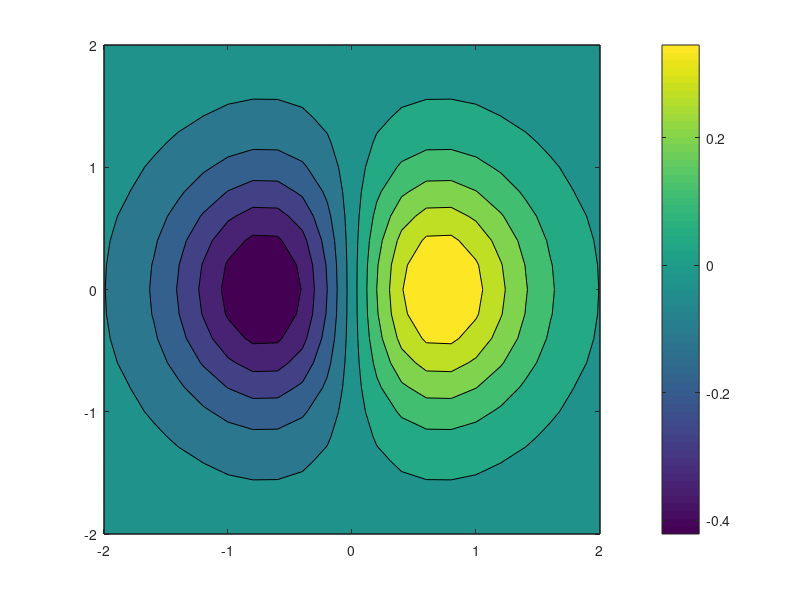

Recreate this plot in MATLAB. (Note: this script raises an error after producing the figure.)
% Test script for beautify_figure.m
% This script will test various functionalities of beautify_figure.m
% focusing on new and previously untested scenarios.
% -------------------------------------------------------------------------
% USER INSTRUCTIONS:
%
% Purpose:
%   This script tests functionalities of `beautify_figure.m` that were
%   not covered by the original test script. It generates various plots,
%   applies specific beautification settings relevant to the test case,
%   and saves 'original' and 'beautified' versions of these plots as PNG
%   images for visual comparison.
%
% Prerequisites:
%   1. Ensure `beautify_figure.m` is on the MATLAB path or in the same
%      directory as this test script.
%   2. Ensure `old_test_beautify_figure.m` (the renamed original test script)
%      is also available if any reference is needed, though this script
%      is designed to be self-contained with new tests.
%
% How to Run:
%   1. Open this file (`test_beautify_figure.m`) in the MATLAB Editor.
%   2. Click the "Run" button, or type `test_beautify_figure` in the
%      MATLAB Command Window and press Enter.
%
% What to Expect:
%   - The script will execute a series of new test cases. Console messages
%     will indicate the progress.
%   - "Original" and "Beautified" figures for each test case will be
%     saved as PNG images in a subdirectory named 'test_beautify_output_new'.
%   - At the end, a "New Test Script Complete" message will be displayed.
%
% Interpreting Results:
%   - Visually compare the 'original' and 'beautified' PNG images for each
%     test case in the 'test_beautify_output_new' directory.
%   - Check for any error messages in the MATLAB Command Window.
%
% -------------------------------------------------------------------------

%% Setup
% Add necessary paths (if beautify_figure.m is not in the current path)
% curr_dir = fileparts(mfilename('fullpath'));
% addpath(curr_dir); % Assuming beautify_figure.m is in the same directory

% Create an output directory for saved figures
output_dir_new = 'test_beautify_output_new';
if ~exist(output_dir_new, 'dir')
    mkdir(output_dir_new);
end
fprintf('New test figures will be saved in: %s\n', fullfile(pwd, output_dir_new));

% Initialize test case counter
test_case_num = 1;

%% Helper Functions
function save_comparison_figure_new(fig_handle, test_name_str, stage_str, out_dir_str)
% stage_str can be 'original' or 'beautified'
if ~ishandle(fig_handle) || ~strcmp(get(fig_handle, 'Type'), 'figure')
    fprintf('ERROR (save_comparison_figure_new): Invalid figure handle for test: %s, stage: %s.\n', test_name_str, stage_str);
    return;
end

filename_str = fullfile(out_dir_str, sprintf('%s_%s.png', test_name_str, stage_str));
try
    drawnow;
    original_visibility_str = get(fig_handle, 'Visible');
    if strcmp(original_visibility_str, 'off')
        set(fig_handle, 'Visible', 'on');
        drawnow; % Allow figure to render if it was off
    end
    saveas(fig_handle, filename_str);
    fprintf('Saved: %s\n', filename_str);
    if strcmp(original_visibility_str, 'off') % Restore visibility if changed
        set(fig_handle, 'Visible', 'off');
    end
catch ME_save
    fprintf('ERROR (save_comparison_figure_new) saving figure %s: %s\n', filename_str, ME_save.message);
end
end

% Helper mapping for marker shorthands to their common full names
marker_shorthand_to_full_map = containers.Map(...
    {'o', 's', 'd', '^', 'v', '>', '<', 'p', 'h', '.', 'x', '+', '*'}, ...
    {{'o', 'circle'}, {'s', 'square'}, {'d', 'diamond'}, {'^', 'triangleup'}, ...
    {'v', 'triangledown'}, {'>', 'triangleright'}, {'<', 'triangleleft'}, ...
    {'p', 'pentagram'}, {'h', 'hexagram'}, {'.', 'point'}, ...
    {'x', 'cross'}, {'+', 'plus'}, {'*', 'star'}});

%% --- Test Case Placeholders ---
% New test cases will be added here sequentially.

% Example Structure for a new test case:
% fprintf('\n--- Running New Test Case %d: [Test Case Name] ---\n', test_case_num);
% test_name_current = sprintf('new_test_%02d_[short_name]', test_case_num);
% fig_current = figure('Visible', 'off');
% % ... (plotting commands for original figure) ...
% title([test_name_current ' Original'], 'Interpreter', 'none');
% save_comparison_figure_new(fig_current, test_name_current, 'original', output_dir_new);
%
% params_current = struct();
% % ... (define specific params for beautify_figure for this test) ...
% try
%     params_current.figure_handle = fig_current; % Or beautify_figure(fig_current, params_current)
%     beautify_figure(params_current);
%     title([test_name_current ' Beautified'], 'Interpreter', 'none');
%     save_comparison_figure_new(fig_current, test_name_current, 'beautified', output_dir_new);
%     fprintf('  Applied beautify_figure for %s.\n', test_name_current);
% catch ME_test
%     fprintf('  ERROR during New Test Case %d (%s): %s\n', test_case_num, test_name_current, ME_test.message);
% end
% if ishandle(fig_current); close(fig_current); end
% test_case_num = test_case_num + 1;

%% --- Test Case: `apply_to_colorbars = false` ---
fprintf('\n--- Running New Test Case %d: `apply_to_colorbars = false` ---\n', test_case_num);
test_name_current = sprintf('new_test_%02d_apply_to_colorbars_false', test_case_num);

fig_current = figure('Visible', 'off', 'Position', [100, 100, 600, 450]);
[X_contour, Y_contour] = meshgrid(-2:0.2:2);
Z_contour = X_contour .* exp(-X_contour.^2 - Y_contour.^2);
contourf(X_contour, Y_contour, Z_contour, 10);
h_cb_original = colorbar;
original_cb_fontsize = h_cb_original.FontSize;
original_cb_fontname = h_cb_original.FontName;
original_cb_linewidth = h_cb_original.LineWidth;
original_cb_color = h_cb_original.Color;
if isprop(h_cb_original, 'Label') && isvalid(h_cb_original.Label)
    ylabel(h_cb_original, 'Original Colorbar Label');
    original_cb_label_str = h_cb_original.Label.String;
    original_cb_label_fontsize = h_cb_original.Label.FontSize;
else
    original_cb_label_str = '';
    original_cb_label_fontsize = [];
end

title([test_name_current ' Original'], 'Interpreter', 'none');
xlabel('X-axis'); ylabel('Y-axis');
save_comparison_figure_new(fig_current, test_name_current, 'original', output_dir_new);

params_current = struct();
params_current.apply_to_colorbars = false;
params_current.style_preset = 'default'; % Apply some styling to the main plot
params_current.log_level = 0;

fprintf('  Testing with apply_to_colorbars = false.\n');
try
    params_current.figure_handle = fig_current;
    beautify_figure(params_current);
    title([test_name_current ' Beautified (Colorbar Unchanged)'], 'Interpreter', 'none');

    h_cb_beautified = findobj(fig_current, 'Type', 'ColorBar');
    passed_verification = true;
    if isempty(h_cb_beautified)
        fprintf('  VERIFICATION FAIL: Colorbar disappeared after beautification.\n');
        passed_verification = false;
    else
        h_cb_beautified = h_cb_beautified(1); % Take the first one if multiple (should not happen here)
        if abs(h_cb_beautified.FontSize - original_cb_fontsize) > 0.1 % Allow for tiny numerical differences
            fprintf('  VERIFICATION FAIL: Colorbar FontSize changed. Original: %.1f, Current: %.1f\n', original_cb_fontsize, h_cb_beautified.FontSize);
            passed_verification = false;
        end
        if ~strcmp(h_cb_beautified.FontName, original_cb_fontname)
            fprintf('  VERIFICATION FAIL: Colorbar FontName changed. Original: %s, Current: %s\n', original_cb_fontname, h_cb_beautified.FontName);
            passed_verification = false;
        end
        if abs(h_cb_beautified.LineWidth - original_cb_linewidth) > 0.01
            fprintf('  VERIFICATION FAIL: Colorbar LineWidth changed. Original: %.2f, Current: %.2f\n', original_cb_linewidth, h_cb_beautified.LineWidth);
            passed_verification = false;
        end
        if ~isequal(h_cb_beautified.Color, original_cb_color)
            fprintf('  VERIFICATION FAIL: Colorbar Color changed.\n');
            passed_verification = false;
        end
        if isprop(h_cb_beautified, 'Label') && isvalid(h_cb_beautified.Label)
            if ~strcmp(h_cb_beautified.Label.String, original_cb_label_str)
                fprintf('  VERIFICATION FAIL: Colorbar Label String changed.\n');
                passed_verification = false;
            end
            if ~isempty(original_cb_label_fontsize) && abs(h_cb_beautified.Label.FontSize - original_cb_label_fontsize) > 0.1
                fprintf('  VERIFICATION FAIL: Colorbar Label FontSize changed.\n');
                passed_verification = false;
            end
        elseif ~isempty(original_cb_label_str) % Original had a label, but beautified doesn't or it's invalid
            fprintf('  VERIFICATION FAIL: Colorbar Label seems to have been removed or is invalid.\n');
            passed_verification = false;
        end
    end

    if passed_verification
        fprintf('  VERIFICATION PASS: Colorbar properties appear unchanged as expected.\n');
    else
        fprintf('  VERIFICATION FAIL: Some colorbar properties changed unexpectedly.\n');
    end

    save_comparison_figure_new(fig_current, test_name_current, 'beautified', output_dir_new);
    fprintf('  Applied beautify_figure. Check that the colorbar is NOT styled, but the rest of the plot is.\n');
catch ME_test
    fprintf('  ERROR during New Test Case %d (%s): %s\n', test_case_num, test_name_current, ME_test.message);
end
if ishandle(fig_current); close(fig_current); end
test_case_num = test_case_num + 1;

%% --- Test Case: `apply_to_polaraxes = false` ---
fprintf('\n--- Running New Test Case %d: `apply_to_polaraxes = false` ---\n', test_case_num);
test_name_current = sprintf('new_test_%02d_apply_to_polaraxes_false', test_case_num);

fig_current = figure('Visible', 'off', 'Position', [100, 100, 600, 450]);
theta_polar = 0:0.01:2*pi;
rho_polar = abs(sin(3*theta_polar).*cos(3*theta_polar)); % A more complex polar pattern
polarplot(theta_polar, rho_polar, 'm', 'LineWidth', 1.5); % Magenta color for original
pax_original = gca;
original_pax_fontsize = pax_original.FontSize;
original_pax_fontname = pax_original.FontName;
original_pax_linewidth = pax_original.LineWidth;
original_pax_gridcolor = pax_original.GridColor;
original_pax_rcolor = pax_original.RColor;
original_pax_thetacolor = pax_original.ThetaColor;
original_pax_title_str = 'Original Polar Title';
title(original_pax_title_str);

save_comparison_figure_new(fig_current, test_name_current, 'original', output_dir_new);

params_current = struct();
params_current.apply_to_polaraxes = false;
params_current.style_preset = 'default'; % Apply some styling to potentially other elements if any
params_current.font_name = 'Arial'; % A font different from MATLAB default for main fig
params_current.base_font_size = 14; % A size different from MATLAB default
params_current.log_level = 0;

fprintf('  Testing with apply_to_polaraxes = false.\n');
try
    params_current.figure_handle = fig_current;
    beautify_figure(params_current);
    % Change the main figure title to indicate beautification attempt
    % but the polar axes title (if part of polar axes) should remain original.
    sgtitle_obj = findobj(fig_current, 'Type', 'text', 'Tag', 'sgtitle'); % sgtitle might be used by beautify_figure
    if ~isempty(sgtitle_obj)
        sgtitle_obj.String = [test_name_current ' Beautified (Polar Unchanged?)'];
    else
        % If no sgtitle, maybe the figure has a main title if it wasn't a polar axes directly
        % For this test, we focus on the polar axes itself.
        % The title on the polar axes itself is the key.
    end

    pax_beautified = findobj(fig_current, 'Type', 'PolarAxes');
    passed_verification = true;
    if isempty(pax_beautified)
        fprintf('  VERIFICATION FAIL: PolarAxes disappeared after beautification.\n');
        passed_verification = false;
    else
        pax_beautified = pax_beautified(1);
        if abs(pax_beautified.FontSize - original_pax_fontsize) > 0.1
            fprintf('  VERIFICATION FAIL: PolarAxes FontSize changed. Original: %.1f, Current: %.1f\n', original_pax_fontsize, pax_beautified.FontSize);
            passed_verification = false;
        end
        if ~strcmp(pax_beautified.FontName, original_pax_fontname)
            fprintf('  VERIFICATION FAIL: PolarAxes FontName changed. Original: %s, Current: %s\n', original_pax_fontname, pax_beautified.FontName);
            passed_verification = false;
        end
        if abs(pax_beautified.LineWidth - original_pax_linewidth) > 0.01
            fprintf('  VERIFICATION FAIL: PolarAxes LineWidth changed. Original: %.2f, Current: %.2f\n', original_pax_linewidth, pax_beautified.LineWidth);
            passed_verification = false;
        end
        if ~isequal(pax_beautified.GridColor, original_pax_gridcolor)
            fprintf('  VERIFICATION FAIL: PolarAxes GridColor changed.\n');
            passed_verification = false;
        end
        if ~isequal(pax_beautified.RColor, original_pax_rcolor)
            fprintf('  VERIFICATION FAIL: PolarAxes RColor changed.\n');
            passed_verification = false;
        end
        if ~isequal(pax_beautified.ThetaColor, original_pax_thetacolor)
            fprintf('  VERIFICATION FAIL: PolarAxes ThetaColor changed.\n');
            passed_verification = false;
        end
        if isvalid(pax_beautified.Title) && ~strcmp(pax_beautified.Title.String, original_pax_title_str)
            fprintf('  VERIFICATION FAIL: PolarAxes Title string changed. Original: "%s", Current: "%s"\n', original_pax_title_str, pax_beautified.Title.String);
            passed_verification = false;
        elseif ~isvalid(pax_beautified.Title) && ~isempty(original_pax_title_str)
            fprintf('  VERIFICATION FAIL: PolarAxes Title removed or invalid after beautification.\n');
            passed_verification = false;
        end
    end

    if passed_verification
        fprintf('  VERIFICATION PASS: PolarAxes properties appear unchanged as expected.\n');
    else
        fprintf('  VERIFICATION FAIL: Some PolarAxes properties changed unexpectedly.\n');
    end

    % Explicitly set a title for the saved image if not sgtitle
    if isempty(sgtitle_obj) && isvalid(pax_beautified) && isvalid(pax_beautified.Title)
        pax_beautified.Title.String = [test_name_current ' Beautified (Polar Unchanged)'];
    elseif isempty(sgtitle_obj) && isvalid(pax_beautified) && ~isvalid(pax_beautified.Title)
        title(pax_beautified, [test_name_current ' Beautified (Polar Unchanged)']);
    end

    save_comparison_figure_new(fig_current, test_name_current, 'beautified', output_dir_new);
    fprintf('  Applied beautify_figure. Check that the polar plot is NOT styled (font, colors, line width of axes/grid).\n');
catch ME_test
    fprintf('  ERROR during New Test Case %d (%s): %s\n', test_case_num, test_name_current, ME_test.message);
end
if ishandle(fig_current); close(fig_current); end
test_case_num = test_case_num + 1;

%% --- Test Case: `axis_limit_mode` (focus on 'tight') ---
fprintf('\n--- Running New Test Case %d: `axis_limit_mode` (focus on ''tight'') ---\n', test_case_num);
test_name_current = sprintf('new_test_%02d_axis_limit_mode_tight', test_case_num);

% Data that doesn't span a huge range initially
x_data_limits = linspace(0, 5, 100);
y_data_limits = sin(x_data_limits) + 0.5; % Shifted sine wave

fig_current = figure('Visible', 'off', 'Position', [100, 100, 600, 450]);
plot(x_data_limits, y_data_limits, 'b-');
% Set initial loose limits
xlim([-1, 6]);
ylim([-1, 2]);
original_xlim = xlim;
original_ylim = ylim;
title([test_name_current ' Original (Loose Limits)'], 'Interpreter', 'none');
xlabel('X-axis'); ylabel('Y-axis'); grid on;
save_comparison_figure_new(fig_current, test_name_current, 'original', output_dir_new);

params_current = struct();
params_current.axis_limit_mode = 'tight';
params_current.style_preset = 'default';
params_current.log_level = 0;

fprintf('  Testing with axis_limit_mode = ''tight''.\n');
try
    params_current.figure_handle = fig_current;
    beautify_figure(params_current);
    title([test_name_current ' Beautified (Tight Limits Expected)'], 'Interpreter', 'none');

    ax_beautified = gca;
    beautified_xlim = xlim(ax_beautified);
    beautified_ylim = ylim(ax_beautified);

    % Verification: Check if limits are tighter than original and close to data range
    % For 'tight', the limits should be very close to min/max of data, possibly with a small internal padding.
    % beautify_figure might add its own small padding even with 'tight', so direct equality to data min/max is too strict.
    % We check if they are significantly different from original loose limits and closer to data bounds.

    expected_xlim_tight = [min(x_data_limits), max(x_data_limits)];
    expected_ylim_tight = [min(y_data_limits), max(y_data_limits)];

    passed_verification = true;
    tolerance = 1e-9; % A small tolerance for floating point comparisons

    if ~all(abs(beautified_xlim - expected_xlim_tight) < tolerance)
        fprintf('  VERIFICATION FAIL: Xlim is [%.2f, %.2f], expected tight limits [%.2f, %.2f]. Diff: [%.e, %.e]\n', ...
            beautified_xlim(1), beautified_xlim(2), expected_xlim_tight(1), expected_xlim_tight(2), ...
            abs(beautified_xlim(1) - expected_xlim_tight(1)), abs(beautified_xlim(2) - expected_xlim_tight(2)) );
        passed_verification = false;
    end

    if ~all(abs(beautified_ylim - expected_ylim_tight) < tolerance)
        fprintf('  VERIFICATION FAIL: Ylim is [%.2f, %.2f], expected tight limits [%.2f, %.2f]. Diff: [%.e, %.e]\n', ...
            beautified_ylim(1), beautified_ylim(2), expected_ylim_tight(1), expected_ylim_tight(2), ...
            abs(beautified_ylim(1) - expected_ylim_tight(1)), abs(beautified_ylim(2) - expected_ylim_tight(2)) );
        passed_verification = false;
    end

    if passed_verification
        fprintf('  VERIFICATION PASS: Axis limits are tight to data extents as expected.\n');
    else
        fprintf('  VERIFICATION FAIL: Axis limits are not perfectly tight to data extents.\n');
    end
    fprintf('  VERIFICATION INFO: Original limits X[%.2f, %.2f] Y[%.2f, %.2f]. New limits X[%.2f, %.2f] Y[%.2f, %.2f]. Data X[%.2f, %.2f] Y[%.2f, %.2f].\n', ...
        original_xlim(1), original_xlim(2), original_ylim(1), original_ylim(2), beautified_xlim(1), beautified_xlim(2), beautified_ylim(1), beautified_ylim(2), ...
        min(x_data_limits), max(x_data_limits), min(y_data_limits), max(y_data_limits));

    save_comparison_figure_new(fig_current, test_name_current, 'beautified', output_dir_new);
    fprintf('  Applied beautify_figure. Check that the axis limits are now tight around the data.\n');
catch ME_test
    fprintf('  ERROR during New Test Case %d (%s): %s\n', test_case_num, test_name_current, ME_test.message);
end
if ishandle(fig_current); close(fig_current); end
test_case_num = test_case_num + 1;

%% --- Test Case: `legend_num_columns` and `legend_reverse_order` ---
fprintf('\n--- Running New Test Case %d: `legend_num_columns` and `legend_reverse_order` ---\n', test_case_num);

% Sub-case 1: legend_num_columns
test_name_multicolumn = sprintf('new_test_%02d_legend_num_columns', test_case_num);
fig_multicolumn = figure('Visible', 'off', 'Position', [100, 100, 700, 500]);
hold on;
plot(1:10, rand(1,10)+6, 'DisplayName', 'Series Alpha');
plot(1:10, rand(1,10)+4, 'DisplayName', 'Series Beta');
plot(1:10, rand(1,10)+2, 'DisplayName', 'Series Gamma');
plot(1:10, rand(1,10)+0, 'DisplayName', 'Series Delta');
hold off;
legend('show');
title([test_name_multicolumn ' Original (Single Column Legend)'], 'Interpreter', 'none');
xlabel('X-data'); ylabel('Y-data'); grid on;
save_comparison_figure_new(fig_multicolumn, test_name_multicolumn, 'original', output_dir_new);

params_multicolumn = struct();
params_multicolumn.legend_num_columns = 2;
params_multicolumn.log_level = 0;

fprintf('  Testing with legend_num_columns = 2.\n');
try
    params_multicolumn.figure_handle = fig_multicolumn;
    beautify_figure(params_multicolumn);
    title([test_name_multicolumn ' Beautified (2-Column Legend)'], 'Interpreter', 'none');

    lgd_multicolumn = findobj(fig_multicolumn, 'Type', 'Legend');
    passed_multicolumn = false;
    if ~isempty(lgd_multicolumn) && isprop(lgd_multicolumn(1), 'NumColumns') && lgd_multicolumn(1).NumColumns == 2
        fprintf('  VERIFICATION PASS: Legend NumColumns is 2 as expected.\n');
        passed_multicolumn = true;
    elseif ~isempty(lgd_multicolumn) && isprop(lgd_multicolumn(1), 'NumColumns')
        fprintf('  VERIFICATION FAIL: Legend NumColumns is %d, expected 2.\n', lgd_multicolumn(1).NumColumns);
    elseif isempty(lgd_multicolumn)
        fprintf('  VERIFICATION FAIL: Legend not found after beautification for multicolumn test.\n');
    else
        fprintf('  VERIFICATION WARN: Could not verify NumColumns property (possibly older MATLAB version or unexpected legend object).\n');
    end

    save_comparison_figure_new(fig_multicolumn, test_name_multicolumn, 'beautified', output_dir_new);
    fprintf('  Applied beautify_figure. Check that the legend now has 2 columns.\n');
catch ME_test_multicolumn
    fprintf('  ERROR during New Test Case %d (%s): %s\n', test_case_num, test_name_multicolumn, ME_test_multicolumn.message);
end
if ishandle(fig_multicolumn); close(fig_multicolumn); end

% Sub-case 2: legend_reverse_order
test_name_revorder = sprintf('new_test_%02d_legend_reverse_order', test_case_num);
fig_revorder = figure('Visible', 'off', 'Position', [100, 100, 700, 500]);
hold on;
h_plots_rev(1) = plot(1:10, rand(1,10)+3, 'DisplayName', 'First Plot (Top in Code)');
h_plots_rev(2) = plot(1:10, rand(1,10)+1, 'DisplayName', 'Second Plot (Bottom in Code)');
hold off;
legend_original_revorder = legend('show');
original_legend_strings = legend_original_revorder.String;
title([test_name_revorder ' Original (Normal Legend Order)'], 'Interpreter', 'none');
xlabel('X-data'); ylabel('Y-data'); grid on;
save_comparison_figure_new(fig_revorder, test_name_revorder, 'original', output_dir_new);

params_revorder = struct();
params_revorder.legend_reverse_order = true;
params_revorder.log_level = 0;

fprintf('  Testing with legend_reverse_order = true.\n');
try
    params_revorder.figure_handle = fig_revorder;
    beautify_figure(params_revorder);
    title([test_name_revorder ' Beautified (Reversed Legend Order)'], 'Interpreter', 'none');

    lgd_revorder = findobj(fig_revorder, 'Type', 'Legend');
    passed_revorder = false;
    if ~isempty(lgd_revorder) && isprop(lgd_revorder(1), 'String')
        beautified_legend_strings = lgd_revorder(1).String;
        if length(beautified_legend_strings) == length(original_legend_strings) && ...
                strcmp(beautified_legend_strings{1}, original_legend_strings{2}) && ...
                strcmp(beautified_legend_strings{2}, original_legend_strings{1})
            fprintf('  VERIFICATION PASS: Legend order appears reversed as expected.\n');
            passed_revorder = true;
        else
            fprintf('  VERIFICATION FAIL: Legend order does not appear reversed. Original: {%s, %s}, Current: {%s, %s}.\n', ...
                original_legend_strings{1}, original_legend_strings{2}, beautified_legend_strings{1}, beautified_legend_strings{2});
        end
    elseif isempty(lgd_revorder)
        fprintf('  VERIFICATION FAIL: Legend not found after beautification for reverse order test.\n');
    else
        fprintf('  VERIFICATION WARN: Could not verify legend strings for reverse order test.\n');
    end

    save_comparison_figure_new(fig_revorder, test_name_revorder, 'beautified', output_dir_new);
    fprintf('  Applied beautify_figure. Check that the legend entry order is reversed.\n');
catch ME_test_revorder
    fprintf('  ERROR during New Test Case %d (%s): %s\n', test_case_num, test_name_revorder, ME_test_revorder.message);
end
if ishandle(fig_revorder); close(fig_revorder); end

test_case_num = test_case_num + 1;

%% --- Test Case: `stats_overlay` positions and inheritance ---
fprintf('\n--- Running New Test Case %d: `stats_overlay` positions and inheritance ---\n', test_case_num);

% Sub-case 1: Different position (southwest_inset)
test_name_stats_pos = sprintf('new_test_%02d_stats_pos_sw', test_case_num);
fig_stats_pos = figure('Visible', 'off', 'Position', [100, 100, 600, 450]);
x_data_stats_pos = 1:30;
y_data_stats_pos = cos(x_data_stats_pos/3) + randn(1,30)*0.5;
plot(x_data_stats_pos, y_data_stats_pos, 'Tag', 'DataForStatsPos', 'LineWidth', 1.2, 'Color', [0.2 0.5 0.2]);
title([test_name_stats_pos ' Original'], 'Interpreter', 'none');
xlabel('X'); ylabel('Y'); grid on;
save_comparison_figure_new(fig_stats_pos, test_name_stats_pos, 'original', output_dir_new);

params_stats_pos = struct();
params_stats_pos.stats_overlay.enabled = true;
params_stats_pos.stats_overlay.target_plot_handle_tag = 'DataForStatsPos';
params_stats_pos.stats_overlay.statistics = {'mean', 'N'};
params_stats_pos.stats_overlay.position = 'southwest_inset'; % Different position
params_stats_pos.stats_overlay.precision = 4;
params_stats_pos.log_level = 0;

fprintf('  Testing stats_overlay with position = ''southwest_inset''.\n');
try
    params_stats_pos.figure_handle = fig_stats_pos;
    beautify_figure(params_stats_pos);
    title([test_name_stats_pos ' Beautified (Stats SW)'], 'Interpreter', 'none');
    % Visual verification needed for position
    fprintf('  VERIFICATION INFO: Visual check needed for stats overlay in southwest_inset position.\n');
    save_comparison_figure_new(fig_stats_pos, test_name_stats_pos, 'beautified', output_dir_new);
catch ME_test_stats_pos
    fprintf('  ERROR during New Test Case %d (%s - SW Position): %s\n', test_case_num, test_name_stats_pos, ME_test_stats_pos.message);
end
if ishandle(fig_stats_pos); close(fig_stats_pos); end

% Sub-case 2: Font and Color Inheritance for stats_overlay
test_name_stats_inherit = sprintf('new_test_%02d_stats_font_color_inherit', test_case_num);
fig_stats_inherit = figure('Visible', 'off', 'Position', [100, 100, 600, 450]);
x_data_stats_inherit = 1:30;
y_data_stats_inherit = sin(x_data_stats_inherit/5) * 2;
plot(x_data_stats_inherit, y_data_stats_inherit, 'Tag', 'DataForStatsInherit', 'LineWidth', 1.2, 'Color', [0.7 0.2 0.2]);
title([test_name_stats_inherit ' Original'], 'Interpreter', 'none');
xlabel('X'); ylabel('Y'); grid on;
save_comparison_figure_new(fig_stats_inherit, test_name_stats_inherit, 'original', output_dir_new);

params_stats_inherit = struct();
% Set global font and colors that stats overlay should inherit
params_stats_inherit.font_name = 'Courier New'; % A distinct font
params_stats_inherit.text_color = [0.1 0.5 0.1]; % A distinct color (dark green)
params_stats_inherit.base_font_size = 12; % To make label font size predictable

params_stats_inherit.stats_overlay.enabled = true;
params_stats_inherit.stats_overlay.target_plot_handle_tag = 'DataForStatsInherit';
params_stats_inherit.stats_overlay.statistics = {'median', 'std'};
params_stats_inherit.stats_overlay.position = 'northwest_inset';
% params_stats_inherit.stats_overlay.font_name is NOT set (should inherit)
% params_stats_inherit.stats_overlay.text_color is NOT set (should inherit)
params_stats_inherit.log_level = 2; % ENABLE DETAILED LOGGING FOR THIS SUB-CASE

fprintf('  Testing stats_overlay for font and color inheritance.\n');
fprintf('  Global font: %s, Global text color: [%.1f %.1f %.1f]\n', params_stats_inherit.font_name, params_stats_inherit.text_color);
try
    params_stats_inherit.figure_handle = fig_stats_inherit;
    beautify_figure(params_stats_inherit);
    title([test_name_stats_inherit ' Beautified (Stats Inherit Font/Color)'], 'Interpreter', 'none');

    stats_text_obj = findobj(fig_stats_inherit, 'Type', 'text', 'Tag', 'BeautifyFig_StatsOverlay');
    passed_inherit_verification = true;
    if isempty(stats_text_obj)
        fprintf('  VERIFICATION FAIL: Stats overlay text object not found for inheritance test.\n');
        passed_inherit_verification = false;
    else
        stats_text_obj = stats_text_obj(1);
        actual_font_name = stats_text_obj.FontName;
        actual_text_color = stats_text_obj.Color;

        if ~strcmp(actual_font_name, params_stats_inherit.font_name)
            fprintf('  VERIFICATION FAIL: Stats overlay FontName ("%s") does not match global FontName ("%s").\n', actual_font_name, params_stats_inherit.font_name);
            passed_inherit_verification = false;
        else
            fprintf('  VERIFICATION PASS: Stats overlay FontName correctly inherited as "%s".\n', actual_font_name);
        end

        if ~isequal(actual_text_color, params_stats_inherit.text_color)
            fprintf('  VERIFICATION FAIL: Stats overlay TextColor ([%.1f %.1f %.1f]) does not match global TextColor ([%.1f %.1f %.1f]).\n', actual_text_color, params_stats_inherit.text_color);
            passed_inherit_verification = false;
        else
            fprintf('  VERIFICATION PASS: Stats overlay TextColor correctly inherited.\n');
        end
    end

    if ~passed_inherit_verification
        fprintf('  VERIFICATION FAIL: Stats overlay did not correctly inherit font/color properties.\n');
    end

    save_comparison_figure_new(fig_stats_inherit, test_name_stats_inherit, 'beautified', output_dir_new);
catch ME_test_stats_inherit
    fprintf('  ERROR during New Test Case %d (%s - Inheritance): %s\n', test_case_num, test_name_stats_inherit, ME_test_stats_inherit.message);
end
if ishandle(fig_stats_inherit); close(fig_stats_inherit); end

test_case_num = test_case_num + 1;

%% --- Test Case: `beautify_sgtitle = false` ---
fprintf('\n--- Running New Test Case %d: `beautify_sgtitle = false` ---\n', test_case_num);
test_name_current = sprintf('new_test_%02d_beautify_sgtitle_false', test_case_num);

fig_current = figure('Visible', 'off', 'Position', [100, 100, 600, 450]);
% Create a layout to ensure sgtitle has a target
tiledlayout(fig_current, 1, 1, 'Padding', 'compact');
ax_sgtitle_test = nexttile;
plot(ax_sgtitle_test, 1:10, rand(1,10));
title(ax_sgtitle_test, 'Subplot Title (should be styled)');
original_sgtitle_text = 'Original SGTitle (Should NOT Be Styled)';
original_sgtitle_fontname = 'Helvetica'; % Set a specific original font
original_sgtitle_fontsize = 18;      % Set a specific original size
original_sgtitle_color = [0.8 0.2 0.2]; % Set a specific original color (e.g., dark red)

sgt_handle = sgtitle(fig_current, original_sgtitle_text, ...
    'FontName', original_sgtitle_fontname, ...
    'FontSize', original_sgtitle_fontsize, ...
    'Color', original_sgtitle_color, ...
    'FontWeight', 'bold'); % Also check weight

save_comparison_figure_new(fig_current, test_name_current, 'original', output_dir_new);

params_current = struct();
params_current.beautify_sgtitle = false;
% Apply some global styles to see they are NOT applied to sgtitle
params_current.font_name = 'Arial'; % Different from sgtitle's original
params_current.base_font_size = 10;   % Different from sgtitle's original
params_current.text_color = [0 0.5 0]; % Different from sgtitle's original (dark green)
params_current.title_scale = 1.5; % This would affect sgtitle if it were processed
params_current.log_level = 0;

fprintf('  Testing with beautify_sgtitle = false.\n');
fprintf('  Original sgtitle - Font: %s, Size: %d, Color: [%.1f %.1f %.1f]\n', ...
    original_sgtitle_fontname, original_sgtitle_fontsize, original_sgtitle_color);
fprintf('  Global beautify params - Font: %s, BaseSize: %d, TextColor: [%.1f %.1f %.1f]\n', ...
    params_current.font_name, params_current.base_font_size, params_current.text_color);

try
    params_current.figure_handle = fig_current;
    beautify_figure(params_current);
    % We don't set the main figure title here, as we are checking sgtitle specifically

    sgt_handle_after = findobj(fig_current, 'Type', 'text', '-and', 'Tag', 'sgtitle'); % sgtitle creates a text object with this tag
    passed_verification = true;

    if isempty(sgt_handle_after) || ~isvalid(sgt_handle_after)
        fprintf('  VERIFICATION FAIL: SGTitle handle not found or invalid after beautification.\n');
        passed_verification = false;
    else
        sgt_handle_after = sgt_handle_after(1); % Use the first one found
        if ~strcmp(sgt_handle_after.String, original_sgtitle_text)
            % This shouldn't happen as beautify_figure doesn't change string content
            fprintf('  VERIFICATION WARN: SGTitle String changed. Original: "%s", Current: "%s"\n', original_sgtitle_text, sgt_handle_after.String);
        end
        if ~strcmp(sgt_handle_after.FontName, original_sgtitle_fontname)
            fprintf('  VERIFICATION FAIL: SGTitle FontName changed. Original: %s, Current: %s\n', original_sgtitle_fontname, sgt_handle_after.FontName);
            passed_verification = false;
        end
        if abs(sgt_handle_after.FontSize - original_sgtitle_fontsize) > 0.1
            fprintf('  VERIFICATION FAIL: SGTitle FontSize changed. Original: %.1f, Current: %.1f\n', original_sgtitle_fontsize, sgt_handle_after.FontSize);
            passed_verification = false;
        end
        if ~isequal(sgt_handle_after.Color, original_sgtitle_color)
            fprintf('  VERIFICATION FAIL: SGTitle Color changed. Original: [%.1f %.1f %.1f], Current: [%.1f %.1f %.1f]\n', ...
                original_sgtitle_color, sgt_handle_after.Color);
            passed_verification = false;
        end
        if ~strcmp(lower(sgt_handle_after.FontWeight), 'bold') % Original was bold
            fprintf('  VERIFICATION FAIL: SGTitle FontWeight changed. Original: bold, Current: %s\n', sgt_handle_after.FontWeight);
            passed_verification = false;
        end
    end

    % Also check that the subplot title IS styled
    ax_title_after = ax_sgtitle_test.Title;
    expected_ax_title_font = params_current.font_name;
    % Scaled font size for subplot title: base_font_size * title_scale * scale_factor
    % For a single plot (1x1 tiled layout), scale_factor is 1.6 from default_params.scaling_map{1}
    % global_font_scale_factor is 1.0 by default in params_current unless overridden
    effective_base_font_size = params_current.base_font_size * (params_current.global_font_scale_factor); % global_font_scale_factor is 1.0
    scale_factor_for_single_plot = 1.6; % From default_params.scaling_map for 1 subplot
    expected_ax_title_fontsize = round(effective_base_font_size * params_current.title_scale * scale_factor_for_single_plot);

    if isvalid(ax_title_after)
        if strcmp(ax_title_after.FontName, expected_ax_title_font) && ...
                abs(ax_title_after.FontSize - expected_ax_title_fontsize) < 1.1 && ... % Allow 1 point difference due to rounding
                isequal(ax_title_after.Color, params_current.text_color)
            fprintf('  VERIFICATION INFO: Subplot title appears styled as expected.\n');
        else
            fprintf('  VERIFICATION WARN: Subplot title does not appear to be styled as expected.\n');
            fprintf('    Subplot Title - Font: %s (Exp: %s), Size: %.1f (Exp: ~%.1f), Color: [%.1f %.1f %.1f] (Exp: [%.1f %.1f %.1f])\n', ...
                ax_title_after.FontName, expected_ax_title_font, ax_title_after.FontSize, expected_ax_title_fontsize, ax_title_after.Color, params_current.text_color);
        end
    else
        fprintf('  VERIFICATION WARN: Could not find subplot title to check if it was styled.\n');
    end

    if passed_verification
        fprintf('  VERIFICATION PASS: SGTitle properties appear unchanged as expected.\n');
    else
        fprintf('  VERIFICATION FAIL: Some SGTitle properties changed unexpectedly.\n');
    end

    save_comparison_figure_new(fig_current, test_name_current, 'beautified', output_dir_new);
    fprintf('  Applied beautify_figure. Check that the main sgtitle is NOT styled (font, size, color), but the subplot title IS styled.\n');
catch ME_test
    fprintf('  ERROR during New Test Case %d (%s): %s\n', test_case_num, test_name_current, ME_test.message);
end
if ishandle(fig_current); close(fig_current); end
test_case_num = test_case_num + 1;

%% --- Test Case: `marker_cycle_threshold` and `line_style_cycle_threshold` ('auto' mode) ---
fprintf('\n--- Running New Test Case %d: Marker/Line Cycle Thresholds (auto mode) ---\n', test_case_num);

common_params_threshold_test = struct();
common_params_threshold_test.cycle_marker_styles = 'auto';
common_params_threshold_test.cycle_line_styles = 'auto';
common_params_threshold_test.log_level = 2; % ENABLE DETAILED LOGGING
% Define some default marker and line styles for beautify_figure to use if it decides to cycle
common_params_threshold_test.marker_styles = {'o', 's', 'd', '^'};
common_params_threshold_test.line_style_order = {'-', '--', ':'};

% Sub-case 1: Marker cycling based on marker_cycle_threshold
marker_thresh = 3; % Let's use the default from beautify_figure: params.marker_cycle_threshold = 3
common_params_threshold_test.marker_cycle_threshold = marker_thresh;

% Test just below threshold (markers should NOT cycle, all should be 'none' or their original if any)
num_plots_below_marker_thresh = marker_thresh;
test_name_marker_below = sprintf('new_test_%02d_marker_cycle_below_thresh%d', test_case_num, num_plots_below_marker_thresh);
fig_marker_below = figure('Visible', 'off', 'Position', [100,100,700,500]);
hold on;
h_plots_marker_below = gobjects(num_plots_below_marker_thresh, 1);
for p_idx = 1:num_plots_below_marker_thresh
    h_plots_marker_below(p_idx) = plot(1:5, rand(1,5) + p_idx, 'DisplayName', sprintf('Series %d', p_idx));
end
hold off; legend('show'); grid on;
title([test_name_marker_below ' Original'], 'Interpreter', 'none');
save_comparison_figure_new(fig_marker_below, test_name_marker_below, 'original', output_dir_new);

fprintf('  Testing marker cycling: %d plots (<= threshold %d). Markers should NOT cycle beyond plot defaults.\n', num_plots_below_marker_thresh, marker_thresh);
try
    params_marker_below = common_params_threshold_test;
    params_marker_below.figure_handle = fig_marker_below;
    beautify_figure(params_marker_below);
    title([test_name_marker_below ' Beautified (Markers Unchanged)'], 'Interpreter', 'none');

    passed_marker_below = true;
    for p_idx = 1:num_plots_below_marker_thresh
        if ~isvalid(h_plots_marker_below(p_idx)) continue; end
        current_marker = get(h_plots_marker_below(p_idx), 'Marker');
        % Default for plot is 'none'. If beautify_figure didn't cycle, it should remain 'none'.
        if ~strcmp(current_marker, 'none')
            fprintf('  VERIFICATION FAIL (Marker Below Thresh): Plot %d Marker is "%s", expected "none" (no cycle).\n', p_idx, current_marker);
            passed_marker_below = false;
        end
    end
    if passed_marker_below
        fprintf('  VERIFICATION PASS (Marker Below Thresh): Markers did not cycle as expected.\n');
    end
    save_comparison_figure_new(fig_marker_below, test_name_marker_below, 'beautified', output_dir_new);
catch ME_marker_below
    fprintf('  ERROR during New Test Case %d (%s): %s\n', test_case_num, test_name_marker_below, ME_marker_below.message);
end
if ishandle(fig_marker_below); close(fig_marker_below); end

% Test just above threshold (markers SHOULD cycle)
num_plots_above_marker_thresh = marker_thresh + 1;
test_name_marker_above = sprintf('new_test_%02d_marker_cycle_above_thresh%d', test_case_num, num_plots_above_marker_thresh);
fig_marker_above = figure('Visible', 'off', 'Position', [100,100,700,500]);
hold on;
h_plots_marker_above = gobjects(num_plots_above_marker_thresh, 1);
for p_idx = 1:num_plots_above_marker_thresh
    h_plots_marker_above(p_idx) = plot(1:5, rand(1,5) + p_idx, 'DisplayName', sprintf('Series %d', p_idx));
end
hold off; legend('show'); grid on;
title([test_name_marker_above ' Original'], 'Interpreter', 'none');
save_comparison_figure_new(fig_marker_above, test_name_marker_above, 'original', output_dir_new);

fprintf('  Testing marker cycling: %d plots (> threshold %d). Markers SHOULD cycle.\n', num_plots_above_marker_thresh, marker_thresh);
try
    params_marker_above = common_params_threshold_test;
    params_marker_above.figure_handle = fig_marker_above;
    beautify_figure(params_marker_above);
    title([test_name_marker_above ' Beautified (Markers Cycled)'], 'Interpreter', 'none');

    passed_marker_above = true;
    cycled_markers_found = zeros(num_plots_above_marker_thresh,1);
    for p_idx = 1:num_plots_above_marker_thresh
        if ~isvalid(h_plots_marker_above(p_idx)) continue; end
        current_marker_from_plot = get(h_plots_marker_above(p_idx), 'Marker');
        expected_marker_shorthand = common_params_threshold_test.marker_styles{mod(p_idx-1, length(common_params_threshold_test.marker_styles))+1};

        is_match = false;
        % Use the map defined earlier (ensure it's in scope, e.g., marker_shorthand_to_full_map)
        if marker_shorthand_to_full_map.isKey(expected_marker_shorthand)
            possible_names = marker_shorthand_to_full_map(expected_marker_shorthand);
            if any(strcmp(current_marker_from_plot, possible_names))
                is_match = true;
            end
        else % Fallback for safety, though all default markers are in map
            if strcmp(current_marker_from_plot, expected_marker_shorthand)
                is_match = true;
            end
        end

        if ~is_match
            fprintf('  VERIFICATION FAIL (Marker Above Thresh): Plot %d Marker is "%s", expected shorthand "%s" (or its full equivalent) from cycle.\n', p_idx, current_marker_from_plot, expected_marker_shorthand);
            passed_marker_above = false;
        else
            cycled_markers_found(p_idx) = 1;
        end
    end
    if passed_marker_above && sum(cycled_markers_found) == num_plots_above_marker_thresh
        fprintf('  VERIFICATION PASS (Marker Above Thresh): Markers cycled as expected.\n');
    elseif passed_marker_above % individual checks passed but maybe not all plots checked if some invalid
        fprintf('  VERIFICATION INFO (Marker Above Thresh): All valid plots showed expected cycled markers.\n');
    else
        fprintf('  VERIFICATION FAIL (Marker Above Thresh): Not all markers cycled as expected.\n');
    end
    save_comparison_figure_new(fig_marker_above, test_name_marker_above, 'beautified', output_dir_new);
catch ME_marker_above
    fprintf('  ERROR during New Test Case %d (%s): %s\n', test_case_num, test_name_marker_above, ME_marker_above.message);
end
if ishandle(fig_marker_above); close(fig_marker_above); end


% Sub-case 2: Line style cycling based on line_style_cycle_threshold
line_thresh = 2; % Let's use the default from beautify_figure: params.line_style_cycle_threshold = 2
common_params_threshold_test.line_style_cycle_threshold = line_thresh;
common_params_threshold_test.cycle_marker_styles = false; % Turn off marker cycling for this sub-test clarity

% Test just below threshold (line styles should NOT cycle beyond plot defaults)
num_plots_below_line_thresh = line_thresh;
test_name_line_below = sprintf('new_test_%02d_line_cycle_below_thresh%d', test_case_num, num_plots_below_line_thresh);
fig_line_below = figure('Visible', 'off', 'Position', [100,100,700,500]);
hold on;
h_plots_line_below = gobjects(num_plots_below_line_thresh, 1);
for p_idx = 1:num_plots_below_line_thresh
    h_plots_line_below(p_idx) = plot(1:5, rand(1,5) + p_idx, 'DisplayName', sprintf('Series %d', p_idx));
end
hold off; legend('show'); grid on;
title([test_name_line_below ' Original'], 'Interpreter', 'none');
save_comparison_figure_new(fig_line_below, test_name_line_below, 'original', output_dir_new);

fprintf('  Testing line style cycling: %d plots (<= threshold %d). Line styles should NOT cycle beyond plot defaults (solid).\n', num_plots_below_line_thresh, line_thresh);
try
    params_line_below = common_params_threshold_test;
    params_line_below.figure_handle = fig_line_below;
    beautify_figure(params_line_below);
    title([test_name_line_below ' Beautified (Lines Unchanged)'], 'Interpreter', 'none');

    passed_line_below = true;
    for p_idx = 1:num_plots_below_line_thresh
        if ~isvalid(h_plots_line_below(p_idx)) continue; end
        current_linestyle = get(h_plots_line_below(p_idx), 'LineStyle');
        % Default for plot is '-'. If beautify_figure didn't cycle, it should remain '-'.
        if ~strcmp(current_linestyle, '-')
            fprintf('  VERIFICATION FAIL (Line Below Thresh): Plot %d LineStyle is "%s", expected "-" (no cycle).\n', p_idx, current_linestyle);
            passed_line_below = false;
        end
    end
    if passed_line_below
        fprintf('  VERIFICATION PASS (Line Below Thresh): Line styles did not cycle as expected.\n');
    end
    save_comparison_figure_new(fig_line_below, test_name_line_below, 'beautified', output_dir_new);
catch ME_line_below
    fprintf('  ERROR during New Test Case %d (%s): %s\n', test_case_num, test_name_line_below, ME_line_below.message);
end
if ishandle(fig_line_below); close(fig_line_below); end

% Test just above threshold (line styles SHOULD cycle)
num_plots_above_line_thresh = line_thresh + 1;
test_name_line_above = sprintf('new_test_%02d_line_cycle_above_thresh%d', test_case_num, num_plots_above_line_thresh);
fig_line_above = figure('Visible', 'off', 'Position', [100,100,700,500]);
hold on;
h_plots_line_above = gobjects(num_plots_above_line_thresh, 1);
for p_idx = 1:num_plots_above_line_thresh
    h_plots_line_above(p_idx) = plot(1:5, rand(1,5) + p_idx, 'DisplayName', sprintf('Series %d', p_idx));
end
hold off; legend('show'); grid on;
title([test_name_line_above ' Original'], 'Interpreter', 'none');
save_comparison_figure_new(fig_line_above, test_name_line_above, 'original', output_dir_new);

fprintf('  Testing line style cycling: %d plots (> threshold %d). Line styles SHOULD cycle.\n', num_plots_above_line_thresh, line_thresh);
try
    params_line_above = common_params_threshold_test;
    params_line_above.figure_handle = fig_line_above;
    beautify_figure(params_line_above);
    title([test_name_line_above ' Beautified (Lines Cycled)'], 'Interpreter', 'none');

    passed_line_above = true;
    cycled_lines_found = zeros(num_plots_above_line_thresh,1);
    for p_idx = 1:num_plots_above_line_thresh
        if ~isvalid(h_plots_line_above(p_idx)) continue; end
        current_linestyle = get(h_plots_line_above(p_idx), 'LineStyle');
        expected_linestyle = common_params_threshold_test.line_style_order{mod(p_idx-1, length(common_params_threshold_test.line_style_order))+1};
        if ~strcmp(current_linestyle, expected_linestyle)
            fprintf('  VERIFICATION FAIL (Line Above Thresh): Plot %d LineStyle is "%s", expected "%s" from cycle.\n', p_idx, current_linestyle, expected_linestyle);
            passed_line_above = false;
        else
            cycled_lines_found(p_idx) = 1;
        end
    end
    if passed_line_above && sum(cycled_lines_found) == num_plots_above_line_thresh
        fprintf('  VERIFICATION PASS (Line Above Thresh): Line styles cycled as expected.\n');
    elseif passed_line_above
        fprintf('  VERIFICATION INFO (Line Above Thresh): All valid plots showed expected cycled line styles.\n');
    else
        fprintf('  VERIFICATION FAIL (Line Above Thresh): Not all line styles cycled as expected.\n');
    end
    save_comparison_figure_new(fig_line_above, test_name_line_above, 'beautified', output_dir_new);
catch ME_line_above
    fprintf('  ERROR during New Test Case %d (%s): %s\n', test_case_num, test_name_line_above, ME_line_above.message);
end
if ishandle(fig_line_above); close(fig_line_above); end

test_case_num = test_case_num + 1;

%% --- Test Case: Specific Named Color Palettes ('turbo', 'cividis') ---
fprintf('\n--- Running New Test Case %d: Specific Named Color Palettes ---\n', test_case_num);
palettes_to_test = {'turbo', 'cividis'};
num_lines_palette_test = 5; % Number of lines to plot

for p_idx = 1:length(palettes_to_test)
    current_palette_name = palettes_to_test{p_idx};
    test_name_current_palette = sprintf('new_test_%02d_palette_%s', test_case_num, current_palette_name);

    fig_palette = figure('Visible', 'off', 'Position', [100, 100, 650, 480]);
    hold on;
    h_plot_lines_palette = gobjects(num_lines_palette_test, 1);
    for line_idx = 1:num_lines_palette_test
        h_plot_lines_palette(line_idx) = plot(1:10, rand(1,10) + line_idx*2, 'DisplayName', sprintf('Data %d', line_idx));
    end
    hold off;
    legend('show');
    title([test_name_current_palette ' Original (Default Colors)'], 'Interpreter', 'none');
    xlabel('X-value'); ylabel('Y-value'); grid on;
    save_comparison_figure_new(fig_palette, test_name_current_palette, 'original', output_dir_new);

    params_palette = struct();
    params_palette.color_palette = current_palette_name;
    params_palette.plot_line_width = 1.5; % Make lines reasonably thick
    params_palette.log_level = 0;

    fprintf('  Testing with color_palette = ''%s''.\n', current_palette_name);
    try
        params_palette.figure_handle = fig_palette;
        beautify_figure(params_palette);
        title([test_name_current_palette ' Beautified (' current_palette_name ')'], 'Interpreter', 'none');

        % Verification: Check if line colors are different from default and from each other
        % This is a basic check; exact color values depend on the palette definition.
        colors_changed = false;
        if num_lines_palette_test > 1 && isvalid(h_plot_lines_palette(1)) && isvalid(h_plot_lines_palette(2))
            color1 = get(h_plot_lines_palette(1), 'Color');
            color2 = get(h_plot_lines_palette(2), 'Color');
            if ~isequal(color1, color2)
                colors_changed = true; % At least the first two are different
            end
            % A more robust check would involve comparing with known values from these palettes
            % but that's too complex for this auto-generated script.
            % For now, we rely on visual inspection and the fact that an error isn't thrown.
            fprintf('  VERIFICATION INFO: Line colors are expected to match the ''%s'' palette. Visual check required.\n', current_palette_name);
            if colors_changed
                fprintf('    Basic check: First two line colors are different, suggesting palette application.\n');
            else
                fprintf('    Basic check WARN: First two line colors are the same. Palette may not have applied as expected or has few unique colors.\n');
            end
        elseif num_lines_palette_test == 1
            fprintf('  VERIFICATION INFO: Single line plotted. Visual check required for ''%s'' palette color.\n', current_palette_name);
        end

        save_comparison_figure_new(fig_palette, test_name_current_palette, 'beautified', output_dir_new);
        fprintf('  Applied beautify_figure with %s palette. Visually inspect line colors.\n', current_palette_name);
    catch ME_test_palette
        fprintf('  ERROR during New Test Case %d (%s with %s palette): %s\n', test_case_num, test_name_current_palette, current_palette_name, ME_test_palette.message);
    end
    if ishandle(fig_palette); close(fig_palette); end
end
test_case_num = test_case_num + 1;

%% Teardown
fprintf('\n--- New Test Script Complete ---\n');
fprintf('Please check the "%s" directory for saved figures from new tests.\n', output_dir_new);
% close all; % Optional: close all figures at the very end
fprintf('Done with new tests.\n');
